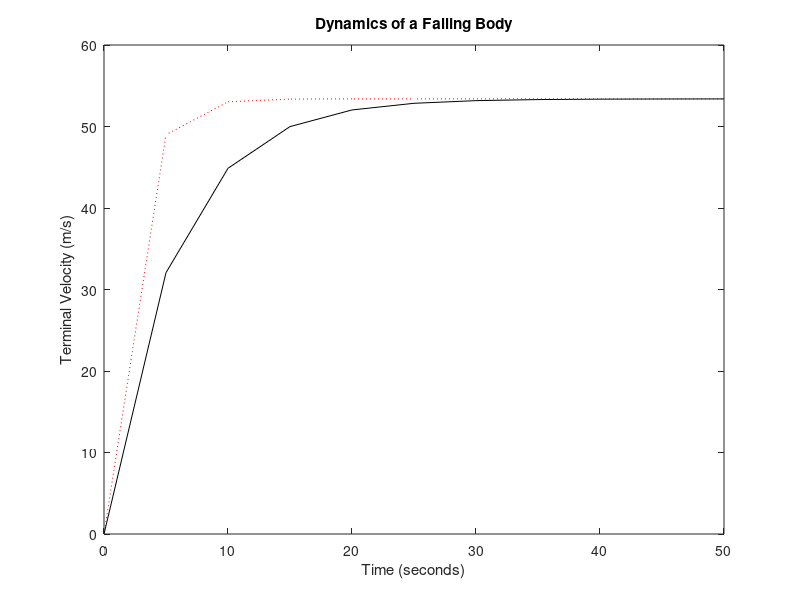

Recreate this plot in MATLAB.
clear;

g = 9.8; c = 12.5; m = 68.1;
interval = input('What is the time interval?');
t = 0:interval:50;
v(1) = 0;
for k = 1:length(t)-1
    v(k+1) = v(k) + (g - (c/m)*v(k))*(t(k+1) - t(k));
end;
plot(t,(g*m/c)*(1 - exp(-(c/m)*t)),'k')
hold on;
plot(t,v,'r:')
hold off;
title('Dynamics of a Falling Body');
xlabel('Time (seconds)');
ylabel('Terminal Velocity (m/s)');